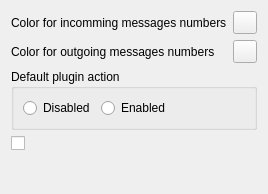
<?xml version="1.0" encoding="UTF-8"?>
<ui version="4.0">
 <class>Options</class>
 <widget class="QWidget" name="Options">
  <property name="geometry">
   <rect>
    <x>0</x>
    <y>0</y>
    <width>266</width>
    <height>194</height>
   </rect>
  </property>
  <property name="windowTitle">
   <string>Form</string>
  </property>
  <layout class="QVBoxLayout" name="verticalLayout">
   <item>
    <layout class="QGridLayout" name="gridLayout">
     <item row="0" column="0">
      <widget class="QLabel" name="label">
       <property name="text">
        <string>Color for incomming messages numbers</string>
       </property>
      </widget>
     </item>
     <item row="0" column="1">
      <widget class="QToolButton" name="tb_inColor">
       <property name="text">
        <string/>
       </property>
      </widget>
     </item>
     <item row="1" column="0">
      <widget class="QLabel" name="label_2">
       <property name="text">
        <string>Color for outgoing messages numbers</string>
       </property>
      </widget>
     </item>
     <item row="1" column="1">
      <widget class="QToolButton" name="tb_outColor">
       <property name="text">
        <string/>
       </property>
      </widget>
     </item>
     <item row="0" column="2">
      <spacer name="horizontalSpacer">
       <property name="orientation">
        <enum>Qt::Horizontal</enum>
       </property>
       <property name="sizeHint" stdset="0">
        <size>
         <width>40</width>
         <height>20</height>
        </size>
       </property>
      </spacer>
     </item>
    </layout>
   </item>
   <item>
    <widget class="QGroupBox" name="groupBox">
     <property name="title">
      <string>Default plugin action</string>
     </property>
     <layout class="QHBoxLayout" name="horizontalLayout_3">
      <item>
       <widget class="QRadioButton" name="rb_disabled">
        <property name="text">
         <string>Disabled</string>
        </property>
       </widget>
      </item>
      <item>
       <widget class="QRadioButton" name="rb_enabled">
        <property name="text">
         <string>Enabled</string>
        </property>
       </widget>
      </item>
      <item>
       <spacer name="horizontalSpacer_3">
        <property name="orientation">
         <enum>Qt::Horizontal</enum>
        </property>
        <property name="sizeHint" stdset="0">
         <size>
          <width>89</width>
          <height>20</height>
         </size>
        </property>
       </spacer>
      </item>
     </layout>
    </widget>
   </item>
   <item>
    <widget class="QCheckBox" name="hack">
     <property name="text">
      <string/>
     </property>
    </widget>
   </item>
   <item>
    <spacer name="verticalSpacer">
     <property name="orientation">
      <enum>Qt::Vertical</enum>
     </property>
     <property name="sizeHint" stdset="0">
      <size>
       <width>20</width>
       <height>34</height>
      </size>
     </property>
    </spacer>
   </item>
  </layout>
 </widget>
 <resources/>
 <connections/>
</ui>
